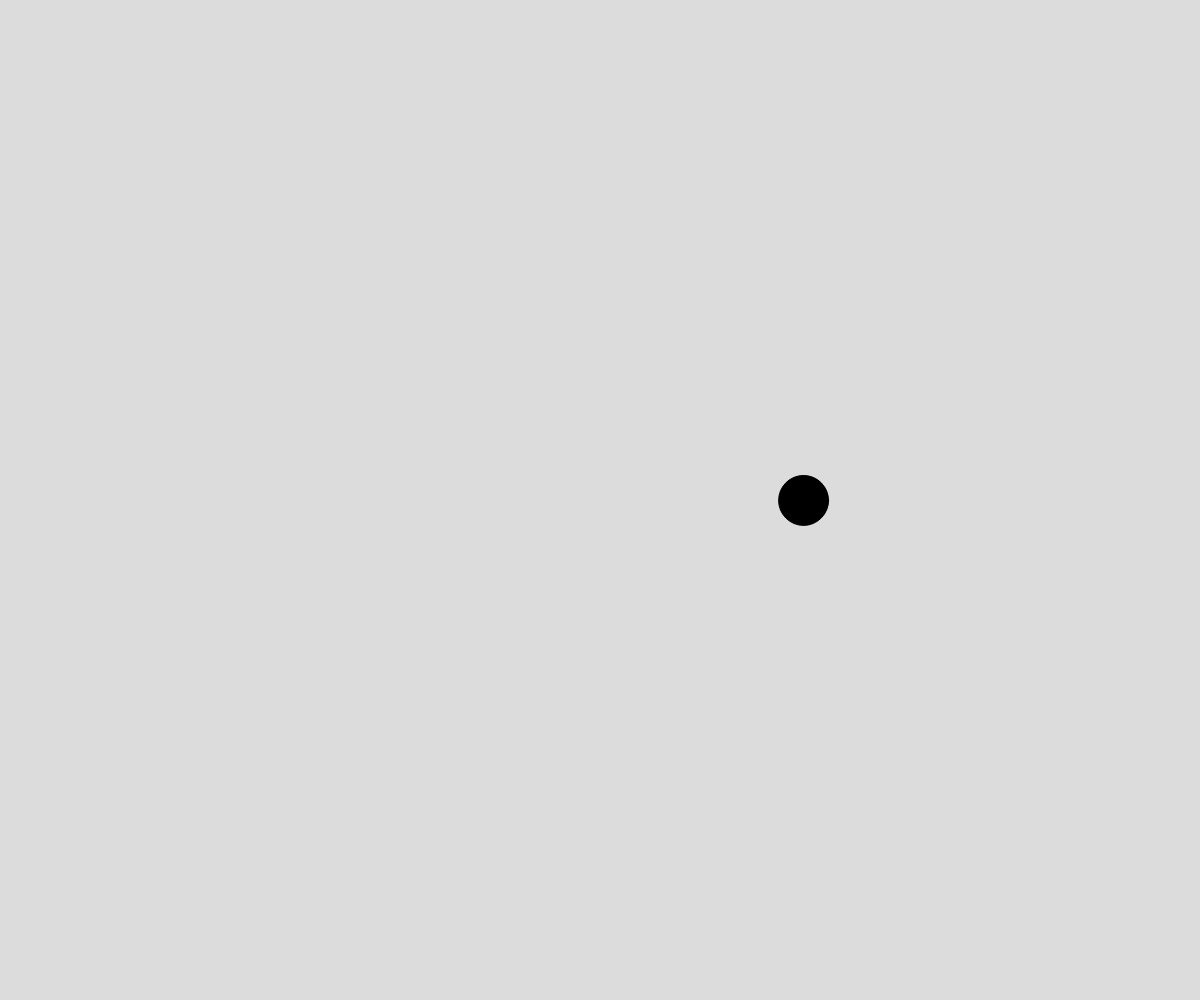
Frame 1 (no input)
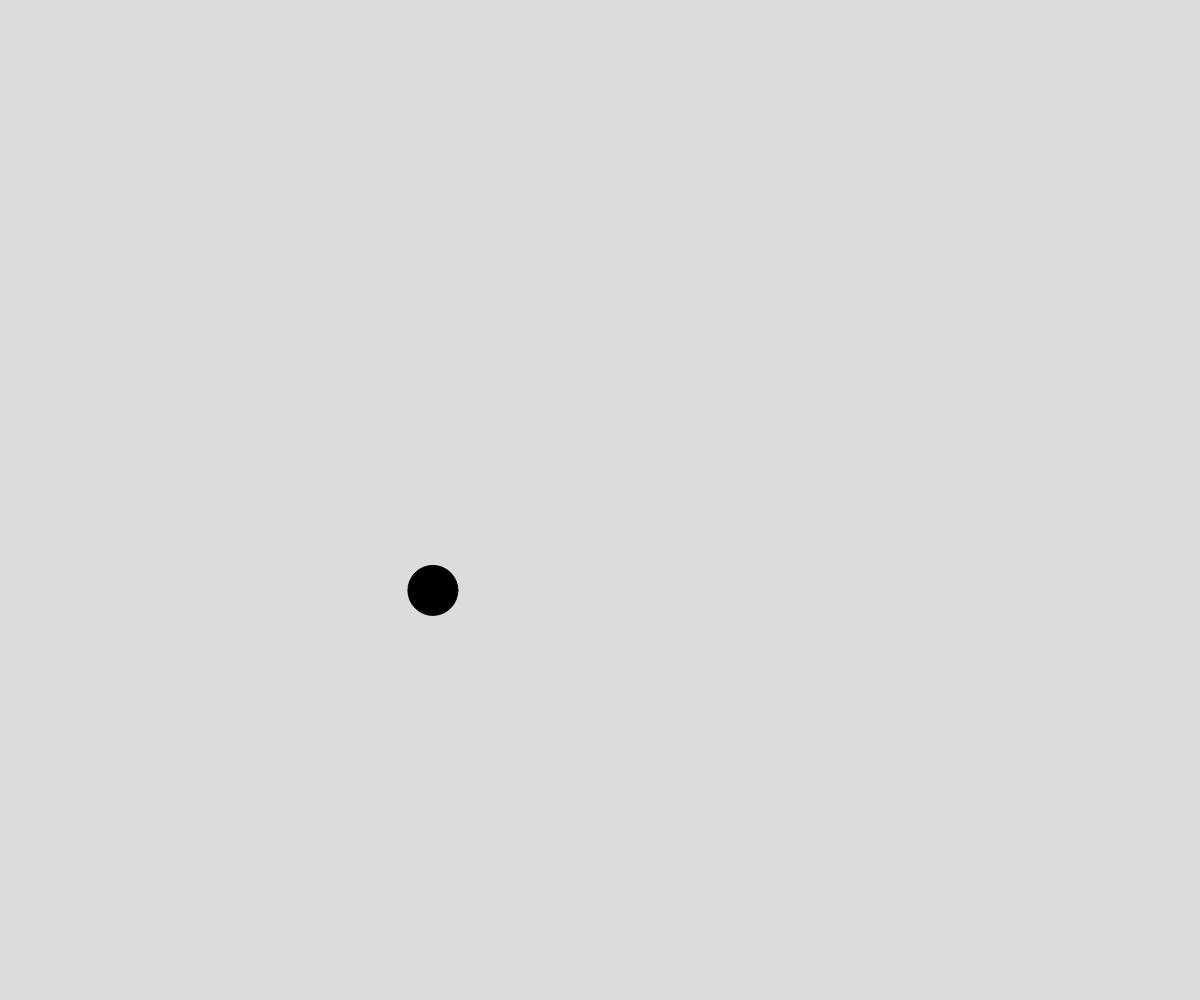
Frame 60 (no input)
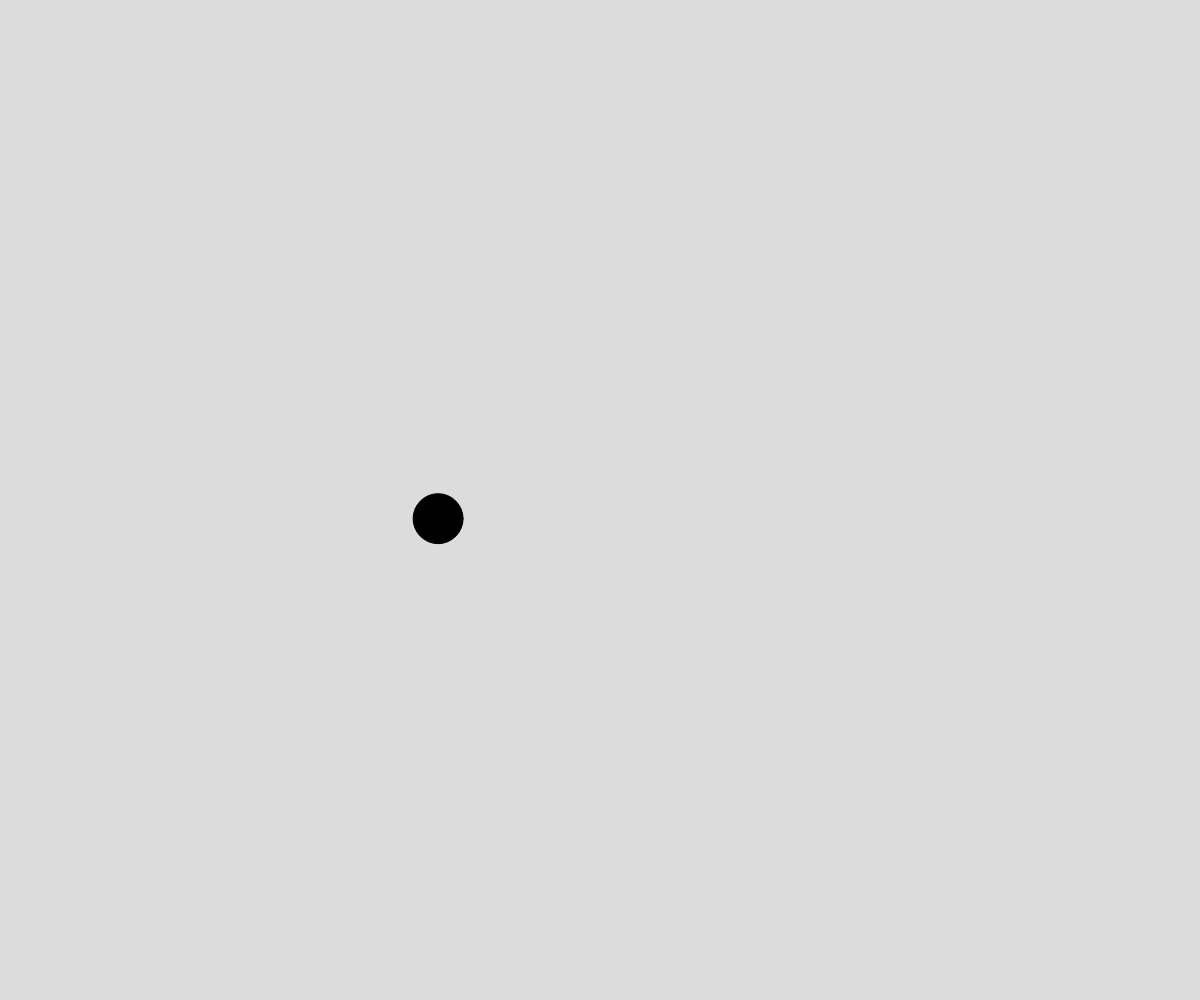
Frame 120 (the mouse pressed at the canvas centre since frame 60)

The p5.js sketch that drew these frames (run headless with seeded random() and noise() and a simulated clock; from frame 60 on, the mouse is pressed at the canvas centre):

// p5.js sketch
// ── sketch.js
// Perlin Noise Demo
// Your Name
// Date
//
// Extra for Experts:
// - describe what you did to take this project "above and beyond"

let time = 0;
let deltatime = 0.01;
const TIME_OFFSET = 100000;

async function setup() {
  createCanvas(windowWidth, windowHeight);
}

function draw() {
  background(220);
  
  
  let x = noise(time) * width;
  let y = noise(time + TIME_OFFSET) * height;
  fill("black");
  circle(x, y, 50);

  time += deltatime;


}
